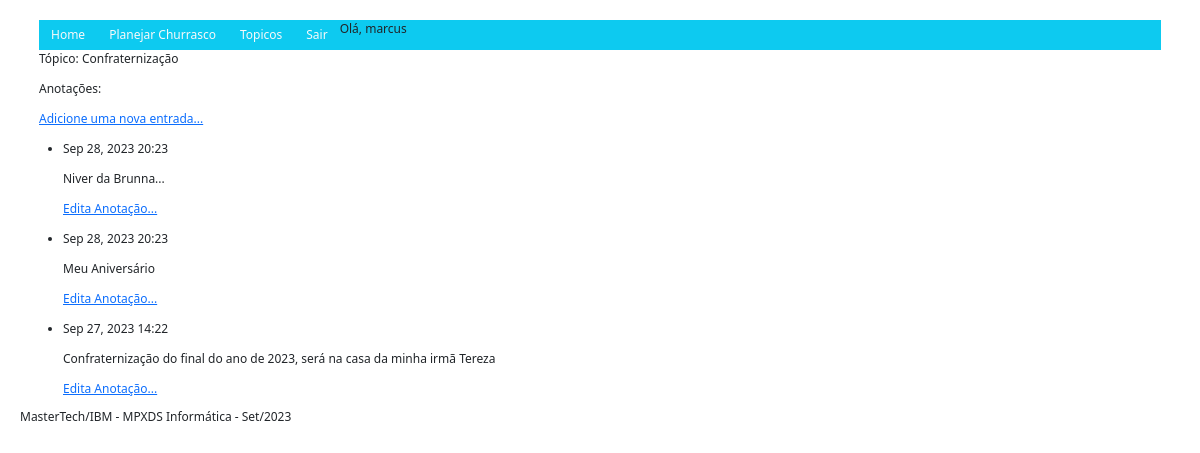
The page /topic/1/ (signed in) on the database its author committed.
### mp_churrascos/models.py (models this page shows, shortened)
class MpTopic(models.Model):
    text = models.CharField(max_length=200)
    date_added = models.DateTimeField(auto_now_add=True)
    owner = models.ForeignKey(User, on_delete=models.CASCADE)
    class Meta:
        verbose_name_plural = 'MpTopics'
    def __str__(self) -> str:
        return self.text

class MpEntry(models.Model):
    topic = models.ForeignKey(MpTopic, on_delete=models.CASCADE)
    text = models.TextField()
    date_added = models.DateTimeField(auto_now_add=True)
    class Meta:
        verbose_name_plural = 'MpEntries'

### mp_churrascos/views.py (the view)
# urls.py: path('topic/<topic_id>/', views.topic, name='topic'),
@login_required
def topic(request, topic_id):
    topic = MpTopic.objects.get(id = topic_id)
    if topic.owner != request.user:
        raise Http404
    entries = topic.mpentry_set.order_by('-date_added')
    context = { 'topic': topic, 'entries': entries }
    return render(request, 'mp_churrascos/topic.html', context)

### mp_churrascos/templates/mp_churrascos/topic.html (shortened to what this page needs)
{% extends "mp_churrascos/base.html" %}
    {% block content %}
        <p>Tópico: {{ topic }}</p>
        <p>Anotações:</p>
        <p><a href="{% url 'new_entry' topic.id %}">Adicione uma nova entrada...</a></p>
        <ul>
            {% for entry in entries %}
                <li>
                    <p>{{ entry.date_added | date:'M d, Y H:i' }}</p>
                    <p>{{ entry.text | linebreaks }}</p>
                    <p>
                        <a href="{% url 'edit_entry' entry.id %}">Edita Anotação...</a>
                    </p>
                </li>
            {% empty %}
                <li>Empty...</li>
            {% endfor %}
        </ul>
    {% endblock content %}

### mp_churrascos/templates/mp_churrascos/base.html (shortened to what this page needs)
<!DOCTYPE html>
<html lang="pt-br">
<head>
    {% load static %}
	<link rel="stylesheet" href="{% static '/css/styles.css' %}">
    {% load bootstrap5 %}
    {% bootstrap_css %}
</head>
<body>
<div class="container">
    <ul class="nav bg-info">
        <li class="nav-item">
            <a class="nav-link link-light" href="{% url 'index' %}">Home</a>
        </li>
        <li class="nav-item">
            <a class="nav-link link-light" href="{% url 'churrasco' %}">Planejar Churrasco</a>
        </li>
        {% if user.is_authenticated %}
            <li class="nav-item">
                <a class="nav-link link-light" href="{% url 'topics' %}">Topicos</a>
            </li>
            <li class="nav-item">
                <a class="nav-link link-light" href="{% url 'logout' %}">Sair</a>
            </li>
            <li>
                Olá, {{ user.username }}
            </li>
        {% endif %}
    </ul>
    {% block content %}
    {% endblock %}
</div>
</body>
<footer>
    <h6>MasterTech/IBM - MPXDS Informática - Set/2023</h6>
</footer>
</html>

### static/css/styles.css (style rules this page uses)
* { margin: 0; padding: 0; font-size: 12px; }
body { font-family: Arial, sans-serif; margin: 0; padding: 20px; }

### rows shown on the page
MpTopic: text "Confraternização"
MpEntry: date_added "Sep 28, 2023 20:23", text "Niver da Brunna..."
MpEntry: date_added "Sep 28, 2023 20:23", text "Meu Aniversário"
MpEntry: date_added "Sep 27, 2023 14:22", text "Confraternização do final do ano de 2023, será na casa da minha irmã Tereza"

### other values the page prints
{{ user.username }} "marcus"
